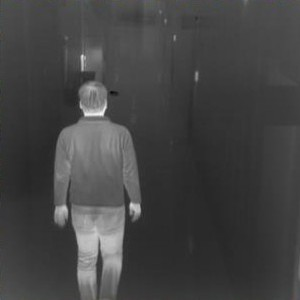
%> input picture manWalkIR.jpg, 300 x 300 px
$ octave Result_2.m   (GNU Octave 9; MATLAB toolbox functions it lacks are replaced by stand-ins)
%> lines starting %> are read from the running program, lines starting %| are printed output that depends on the picture; in (x1, y1, x2, y2) boxes, pixels count from 0 and x2, y2 are one past the last pixel; in counts of white or black regions, pixels touching at a corner belong together; the program's own positions count from 1
clc; clear all; close all;

% Load infrared and visible images
IR = imread('manWalkIR.jpg');
%> IR is the input picture: size 300x300x3 uint8; mean R, G, B 67.7, 67.8, 67.7
VIS = imread('manWalkVB.jpg');
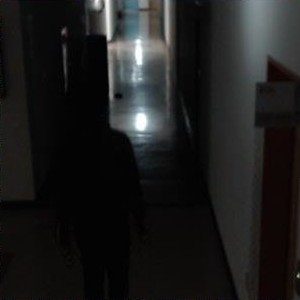
%> input picture manWalkVB.jpg, 300 x 300 px
%> VIS is the input picture: size 300x300x3 uint8; mean R, G, B 29, 29, 28.6

% Display original IR image
figure(1)
imshow(IR);
title('Original Infrared Image');

% Convert IR image to grayscale
grayIR = rgb2gray(IR);

% Display histogram
figure(2)
imhist(grayIR);
title('Histogram of Infrared Grayscale Image');
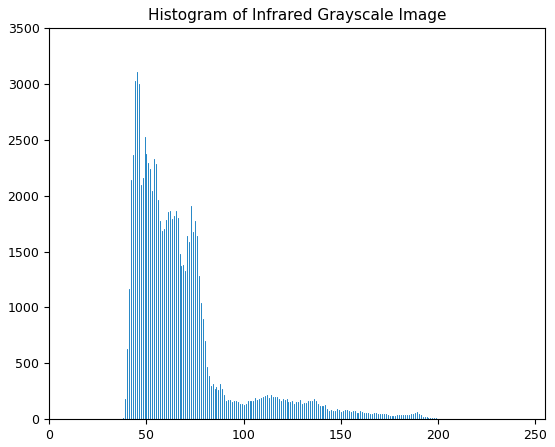
%> figure redrawn from the program's plot data; highest point at x = 45, y = 3105

% Apply Gaussian smoothing to reduce noise
smoothedIR = imgaussfilt(grayIR, 2);  % sigma = 2

% Compute Otsu threshold
level = graythresh(smoothedIR);         % returns normalized threshold [0,1]
%> level = 0.365
threshold = round(level * 255);         % scale to [0,255]
%> threshold = 93
fprintf('Computed Otsu Threshold: %d\n', threshold);
%| Computed Otsu Threshold: 93

% Create binary mask using threshold
binaryMask = smoothedIR > threshold;
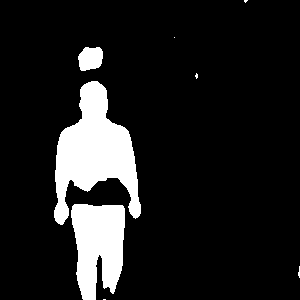
%> binaryMask: size 300x300 logical; 12% white; 8 white regions (5 under 20 px), largest, box (x1, y1, x2, y2) and area: (54, 81, 141, 225) 6353, (71, 204, 125, 300) 3960, (78, 47, 103, 71) 483

% Morphological closing to fill gaps
binaryMask = imclose(binaryMask, strel('disk', 5));  % fill small holes
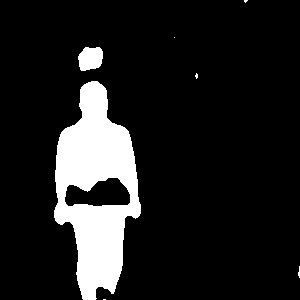
%> binaryMask: size 300x300 logical; 12.4% white; 7 white regions (5 under 20 px), largest, box (x1, y1, x2, y2) and area: (54, 81, 141, 300) 10649, (78, 47, 103, 71) 483

% Remove small fragments
binaryMask = bwareaopen(binaryMask, 100);  % remove objects < 100 pixels

% Apply mask to IR image
maskedIR = IR;
maskedIR(repmat(~binaryMask, [1 1 3])) = 0;
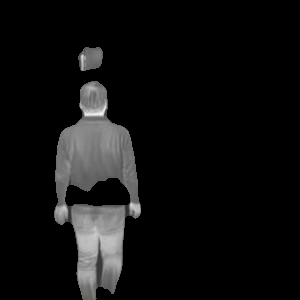
%> maskedIR: size 300x300x3 uint8; mean R, G, B 15.9, 15.9, 15.8

% Display masked IR image
figure(3)
imshow(maskedIR);
title('Masked IR Image (Auto ROI)');

% Create Salient Target Mask (STM) and Background Mask (BM)
stm = uint8(binaryMask) * 255;
bm = uint8(~binaryMask) * 255;

% Display masks
figure(4)
subplot(1,2,1); imshow(stm); title('Salient Target Mask');
subplot(1,2,2); imshow(bm); title('Background Mask');

% Element-wise multiplication with IR image
greyI = rgb2gray(IR);
result1 = greyI .* uint8(binaryMask);
figure(5)
imshow(result1);
title('Salient × Infrared');

% Element-wise multiplication with background mask
result2 = greyI .* uint8(~binaryMask);
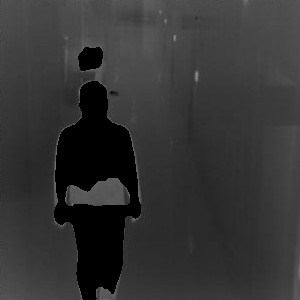
%> result2: size 300x300 uint8; min 0, max 141, mean 51.9
figure(6)
imshow(result2);
title('Background × Infrared');

% Prepare visible image
greyVIS = rgb2gray(VIS);

% Final fusion using masks
stmDouble = double(stm) / 255;
VIS_double = double(VIS);
Id = uint8(stmDouble .* double(greyVIS) + (1 - stmDouble) .* VIS_double);

% Ensure RGB format
if size(Id, 3) == 1
    Id_rgb = cat(3, Id, Id, Id);
else
    Id_rgb = Id;
end

if size(maskedIR, 3) == 1
    masked_rgb = cat(3, maskedIR, maskedIR, maskedIR);
else
    masked_rgb = maskedIR;
end

% Final weighted fusion
fusedFinal = uint8(0.2 * double(masked_rgb) + 0.8 * double(Id_rgb));
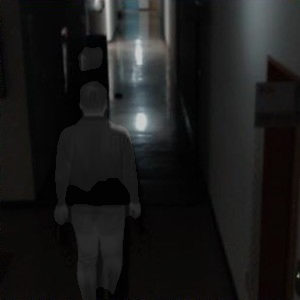
%> fusedFinal: size 300x300x3 uint8; mean R, G, B 26.4, 26.4, 26.1

% Display final output
figure(7)
imshow(fusedFinal);
title('Final Fused Output (Auto ROI + Otsu)');
